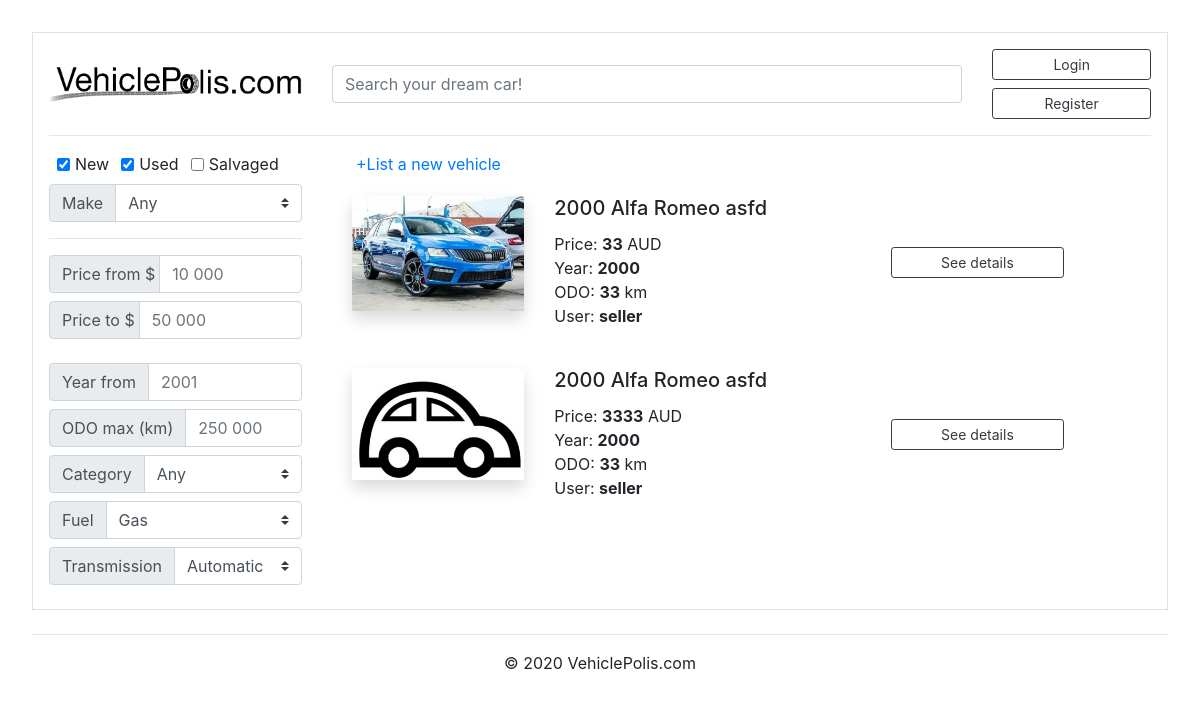
/item_list, run on the app's committed database.
### marketplace/models.py (models this page shows, shortened)
class Post(db.Model):
    id = db.Column(db.Integer, primary_key=True)
    condition = db.Column(db.String(100), nullable=False)
    title = db.Column(db.String(100), nullable=False)
    make = db.Column(db.String(100), nullable=False)
    model = db.Column(db.String(100), nullable=False)
    price = db.Column(db.Integer(), nullable=False)
    year = db.Column(db.Integer(), nullable=False)
    ODO = db.Column(db.Integer(), nullable=False)
    category = db.Column(db.String(100), nullable=False)
    fuel = db.Column(db.String(100), nullable=False)
    transmission = db.Column(db.String(100), nullable=False)
    quantity = db.Column(db.Integer(), nullable=False)
    date_posted = db.Column(db.DateTime, nullable=False, default=datetime.now)
    description = db.Column(db.Text, nullable=True)
    image_file = db.Column(db.String(20), nullable=False, default='default.png')
    user_id = db.Column(db.Integer, db.ForeignKey('user.id'), nullable=False)
    orders = db.relationship('Order', backref='item', lazy=True)
    reviews = db.relationship('Review', backref='item', lazy=True)

class User(db.Model, UserMixin):
    id = db.Column(db.Integer, primary_key=True)
    username = db.Column(db.String(20), unique=True, nullable=False)
    email = db.Column(db.String(120), unique=True, nullable=False)
    password = db.Column(db.String(60), nullable=False)
    role = db.Column(db.String(10), unique=False, nullable=False) #not sure about this one, gotta figure out
    contact_number = db.Column(db.String(60), nullable=False)
    posts = db.relationship('Post', backref='author', lazy=True)
    orders = db.relationship('Order', backref='author', lazy=True)
    reviews = db.relationship('Review', backref='author', lazy=True)

### marketplace/routes.py (the view)
@app.route("/item_list")
def item_list():
    searchform = SearchForm()
    posts = Post.query.order_by(Post.id.desc()).all()
    return render_template('item_list.html', posts=posts, searchform=searchform)

### marketplace/forms.py
class SearchForm(FlaskForm):
    text = StringField('Search')
    submit = SubmitField('Search')

### marketplace/templates/item_list.html (shortened to what this page needs)
{% extends "base.html" %}
{% block content %}
<div class="row">
  <div class="col-md-3">
    <div class="row mb-2 mx-2">
        <div class="form-check form-check-inline">
          <input class="form-check-input" type="checkbox" id="inlineCheckbox1" value="option1" checked>
          <label class="form-check-label" for="inlineCheckbox1">New</label>
        </div>
        <div class="form-check form-check-inline">
          <input class="form-check-input" type="checkbox" id="inlineCheckbox2" value="option2" checked>
          <label class="form-check-label" for="inlineCheckbox2">Used</label>
        </div>
        <div class="form-check form-check-inline">
          <input class="form-check-input" type="checkbox" id="inlineCheckbox3" value="pt pl-5">
          <label class="form-check-label" for="inlineCheckbox3">Salvaged</label>
        </div>
    </div>
    <div class="input-group mb-2">
      <div class="input-group-prepend">
        <label class="input-group-text" for="inputGroupSelect01">Make</label>
      </div>
      <select class="custom-select" id="inputGroupSelect01">
        <option selected>Any</option>
      </select>
    </div>
    <hr>
    <div class="input-group mb-2">
      <div class="input-group-prepend">
        <span class="input-group-text mr-n2" id="basic-addon1">Price from $</span>
      </div>
      <input type="text" class="form-control" placeholder="10 000" aria-label="Username" aria-describedby="basic-addon1">
    </div>
    <div class="input-group mb-4">
      <div class="input-group-prepend">
        <span class="input-group-text mr-n2" id="basic-addon1">Price to $</span>
      </div>
      <input type="text" class="form-control" placeholder="50 000" aria-label="Username" aria-describedby="basic-addon1">
    </div>
    <div class="input-group mb-2">
      <div class="input-group-prepend">
        <span class="input-group-text" id="basic-addon1">Year from</span>
      </div>
      <input type="text" class="form-control" placeholder="2001" aria-label="Username" aria-describedby="basic-addon1">
    </div>
    <div class="input-group mb-2">
      <div class="input-group-prepend">
        <span class="input-group-text" id="basic-addon1">ODO max (km)</span>
      </div>
      <input type="text" class="form-control" placeholder="250 000" aria-label="Username" aria-describedby="basic-addon1">
    </div>
    <div class="input-group mb-2">
      <div class="input-group-prepend">
        <label class="input-group-text" for="inputGroupSelect01">Category</label>
      </div>
      <select class="custom-select" id="inputGroupSelect01">
        <option>Any</option>
      </select>
    </div>
    <div class="input-group mb-2">
      <div class="input-group-prepend">
        <label class="input-group-text" for="inputGroupSelect01">Fuel</label>
      </div>
      <select class="custom-select" id="inputGroupSelect01">
        <option selected>Gas</option>
      </select>
    </div>
    <div class="input-group mb-2">
      <div class="input-group-prepend">
        <label class="input-group-text" for="inputGroupSelect01">Transmission</label>
      </div>
      <select class="custom-select" id="inputGroupSelect01">
        <option value="1">Automatic</option>
      </select>
    </div>
  </div>
    <div class="col-md-9">
      <a href="{{ url_for('add_item') }}" class="m-4"> +List a new vehicle</a>
      {% for post in posts %}
      <div class="card border-0">
        <div class="card-body">
          <div class="row">
            <div class="col-xl-3 col-lg-3 col-xs-3">
              <img class="card-img-top shadow" src="{{ url_for('static', filename='images/' + post.image_file) }}" alt="Card image cap">
            </div>
            <div class="col-xl-5 col-lg-5 col-xs-5">
              <h5 class="card-title">{{ post.year }} {{ post.make }} {{ post.model }}</h5>
              Price: <strong>{{ post.price }}</strong> AUD<br>
              Year: <strong>{{ post.year }}</strong><br>
              ODO: <strong>{{ post.ODO }}</strong> km<br>
              User: <strong>{{ post.author.username }}</strong>
            </div>
            <div class="col-xl-3 col-lg-3 col-xs-3 my-auto">
              <a href="{{ url_for('post', post_id=post.id) }}" class="btn btn-outline-dark btn-block btn-sm">See details</a>
            </div>
          </div>
        </div>
      </div>
      {% endfor %}
    </div>
</div>
{% endblock content %}

### marketplace/static/CSS/styles.css (style rules this page uses)
body { margin:2rem; }

### data on the page
Post: image_file (picture), year "2000", make "Alfa Romeo", model "asfd", price "33", ODO "33", author.username "seller"
Post: image_file (placeholder picture), year "2000", make "Alfa Romeo", model "asfd", price "3333", ODO "33", author.username "seller"
